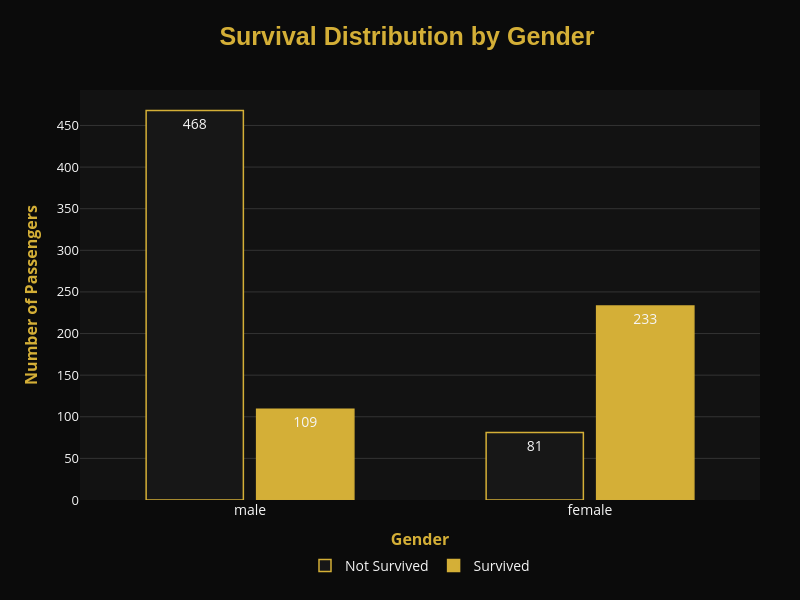

The notebook cell saved with this chart:
### Code cell
import plotly.express as px

# ==============================
# 1. Prepare Data
# ==============================

df_plot = df.copy()

df_plot["Survived"] = df_plot["Survived"].map({
    0: "Not Survived",
    1: "Survived"
})


# ==============================
# 2. Create Histogram
# ==============================

fig = px.histogram(
    df_plot,
    x="Sex",
    color="Survived",

    # Thin bars
    barmode="group",
    histnorm=None,

    # Black & Gold
    color_discrete_map={
        "Survived": "#D4AF37",       # Gold
        "Not Survived": "#171717"    # Black
    },

    text_auto=True
)


# ==============================
# 3. Improve Bars
# ==============================

fig.update_traces(
    marker=dict(
        line=dict(
            color="#D4AF37",
            width=1.5
        )
    ),

    textfont=dict(
        size=14,
        color="#F5F5F5"
    ),

    hovertemplate=(
        "<b>%{x}</b><br>"
        "Count: %{y}"
        "<extra></extra>"
    )
)


# ==============================
# 4. Layout
# ==============================

fig.update_layout(

    title=dict(
        text="<b>  Survival Distribution by Gender</b>",
        x=0.5,
        xanchor="center",
        font=dict(
            size=25,
            family="Arial",
            color="#D4AF37"
        )
    ),

    # X Axis
    xaxis=dict(
        title="<b>Gender</b>",
        showgrid=False,
        zeroline=False,
        tickfont=dict(
            size=14,
            color="#F5F5F5"
        ),
        title_font=dict(
            size=16,
            color="#D4AF37"
        )
    ),

    # Y Axis
    yaxis=dict(
        title="<b>Number of Passengers</b>",
        gridcolor="#333333",
        zeroline=False,
        tickfont=dict(
            size=13,
            color="#F5F5F5"
        ),
        title_font=dict(
            size=16,
            color="#D4AF37"
        )
    ),

    # Legend
    legend=dict(
        title=None,
        orientation="h",
        yanchor="bottom",
        y=-0.2,
        xanchor="center",
        x=0.5,
        font=dict(
            size=14,
            color="#F5F5F5"
        )
    ),

    # Premium dark background
    paper_bgcolor="#0B0B0B",
    plot_bgcolor="#121212",

    margin=dict(
        t=90,
        b=100,
        l=80,
        r=40
    ),

    width=800,
    height=600,

    # Add spacing between bars
    bargap=0.35,
    bargroupgap=0.12
)

fig.show()

### Figure 1 — Plotly figure (JSON) as saved in the notebook; plotly's stock layout.template omitted (floating-point values rounded to 4 significant figures; data arrays with more than 128 entries replaced by an {"elided": "..."} marker saying what was removed)
{"data": [{"alignmentgroup": "True", "bingroup": "x", "hovertemplate": "<b>%{x}</b><br>Count: %{y}<extra></extra>", "legendgroup": "Not Survived", "marker": {"color": "#171717", "line": {"color": "#D4AF37", "width": 1.5}, "pattern": {"shape": ""}}, "name": "Not Survived", "offsetgroup": "Not Survived", "orientation": "v", "showlegend": true, "textfont": {"color": "#F5F5F5", "size": 14}, "texttemplate": "%{value}", "type": "histogram", "x": {"elided": "549 str values"}, "xaxis": "x", "yaxis": "y"}, {"alignmentgroup": "True", "bingroup": "x", "hovertemplate": "<b>%{x}</b><br>Count: %{y}<extra></extra>", "legendgroup": "Survived", "marker": {"color": "#D4AF37", "line": {"color": "#D4AF37", "width": 1.5}, "pattern": {"shape": ""}}, "name": "Survived", "offsetgroup": "Survived", "orientation": "v", "showlegend": true, "textfont": {"color": "#F5F5F5", "size": 14}, "texttemplate": "%{value}", "type": "histogram", "x": {"elided": "342 str values"}, "xaxis": "x", "yaxis": "y"}], "layout": {"bargap": 0.35, "bargroupgap": 0.12, "barmode": "group", "height": 600, "legend": {"font": {"color": "#F5F5F5", "size": 14}, "orientation": "h", "title": {}, "tracegroupgap": 0, "x": 0.5, "xanchor": "center", "y": -0.2, "yanchor": "bottom"}, "margin": {"b": 100, "l": 80, "r": 40, "t": 90}, "paper_bgcolor": "#0B0B0B", "plot_bgcolor": "#121212", "title": {"font": {"color": "#D4AF37", "family": "Arial", "size": 25}, "text": "<b>  Survival Distribution by Gender</b>", "x": 0.5, "xanchor": "center"}, "width": 800, "xaxis": {"anchor": "y", "domain": [0, 1], "showgrid": false, "tickfont": {"color": "#F5F5F5", "size": 14}, "title": {"font": {"color": "#D4AF37", "size": 16}, "text": "<b>Gender</b>"}, "zeroline": false}, "yaxis": {"anchor": "x", "domain": [0, 1], "gridcolor": "#333333", "tickfont": {"color": "#F5F5F5", "size": 13}, "title": {"font": {"color": "#D4AF37", "size": 16}, "text": "<b>Number of Passengers</b>"}, "zeroline": false}}}
